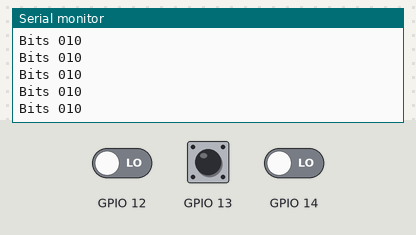
Bench run of a sketch on a simulated ESP32-S3. Shown: the last lines printed to the serial monitor. The test bench sets the inputs (shaded band); at power-on: GPIO 12 LOW, GPIO 13 HIGH, GPIO 14 LOW.

Above: at 1.2 s.
1.3 s: GPIO 12 driven HIGH
At 1.31 s:
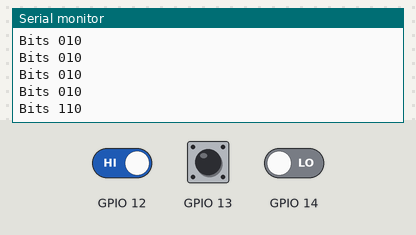
2.8 s: GPIO 13 pulled LOW for 0.15 s
At 2.81 s:
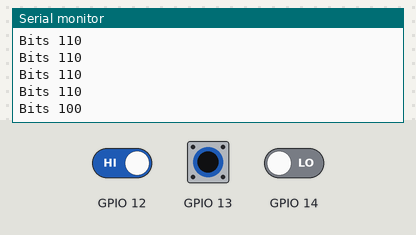
4.4 s: GPIO 14 driven HIGH
At 4.41 s:
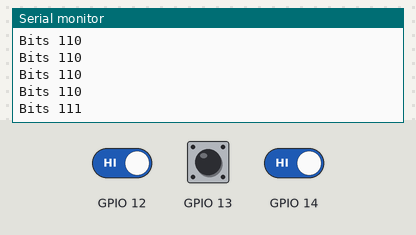
5.9 s: GPIO 13 pulled LOW for 1 s
At 5.91 s:
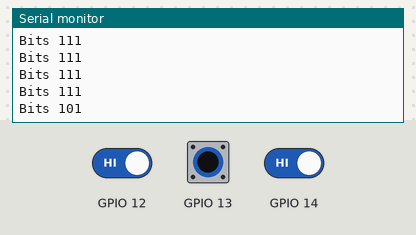
8.4 s: GPIO 12 driven LOW
At 8.41 s:
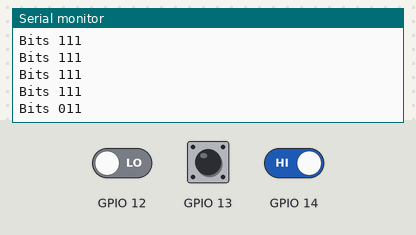
Timing chart, 0 to 10.9 s (numbered marks = the images above; inputs shaded):
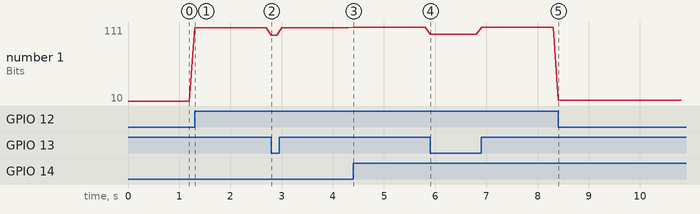

The sketch:

code.ino
```cpp
// The 5 V sensor's L/M/R reach pins 12..14 through level-shifter channels.
// Pin 13 keeps its internal pull-up, which the shifter's LV pull-up dominates.
void setup() {
  Serial.begin(115200);
  pinMode(12, INPUT);
  pinMode(13, INPUT_PULLUP);
  pinMode(14, INPUT);
}
void loop() {
  Serial.printf("Bits %d%d%d\n", digitalRead(12), digitalRead(13), digitalRead(14));
  delay(100);
}
```

Measured:
- after the input at 1.3 s, the serial monitor: prints a new line at once (image 1)
- after the input at 2.8 s, the serial monitor: prints a new line at once (image 2)
- after the input at 4.4 s, the serial monitor: prints a new line at once (image 3)
- after the input at 5.9 s, the serial monitor: prints a new line at once (image 4)
- after the input at 8.4 s, the serial monitor: prints a new line at once (image 5)
- plotted number 1: 10 → 110 after the input at 1.3 s, 110 → 111 after the input at 4.4 s, 111 → 11 after the input at 8.4 s
